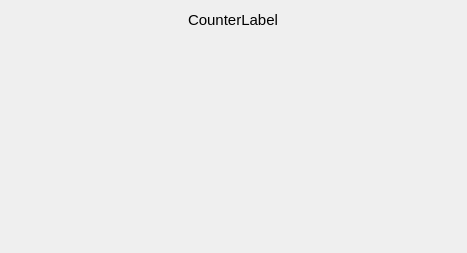
<?xml version="1.0" encoding="UTF-8"?>
<ui version="4.0">
 <class>SelectionContainerWidget</class>
 <widget class="QWidget" name="SelectionContainerWidget">
  <property name="geometry">
   <rect>
    <x>0</x>
    <y>0</y>
    <width>467</width>
    <height>253</height>
   </rect>
  </property>
  <property name="sizePolicy">
   <sizepolicy hsizetype="Expanding" vsizetype="Preferred">
    <horstretch>0</horstretch>
    <verstretch>0</verstretch>
   </sizepolicy>
  </property>
  <property name="windowTitle">
   <string>Form</string>
  </property>
  <layout class="QVBoxLayout" name="verticalLayout_3" stretch="0,1,0">
   <property name="sizeConstraint">
    <enum>QLayout::SetDefaultConstraint</enum>
   </property>
   <item alignment="Qt::AlignHCenter">
    <widget class="QLabel" name="counter_label">
     <property name="font">
      <font>
       <pointsize>11</pointsize>
      </font>
     </property>
     <property name="text">
      <string>CounterLabel</string>
     </property>
    </widget>
   </item>
   <item>
    <widget class="QFrame" name="selection_widget_container_frame">
     <property name="frameShape">
      <enum>QFrame::NoFrame</enum>
     </property>
     <property name="frameShadow">
      <enum>QFrame::Raised</enum>
     </property>
     <layout class="QVBoxLayout" name="verticalLayout_2">
      <property name="sizeConstraint">
       <enum>QLayout::SetFixedSize</enum>
      </property>
      <property name="leftMargin">
       <number>0</number>
      </property>
      <property name="topMargin">
       <number>0</number>
      </property>
      <property name="rightMargin">
       <number>0</number>
      </property>
      <property name="bottomMargin">
       <number>0</number>
      </property>
     </layout>
    </widget>
   </item>
   <item>
    <spacer name="verticalSpacer">
     <property name="orientation">
      <enum>Qt::Vertical</enum>
     </property>
     <property name="sizeHint" stdset="0">
      <size>
       <width>20</width>
       <height>50</height>
      </size>
     </property>
    </spacer>
   </item>
  </layout>
 </widget>
 <resources/>
 <connections/>
</ui>
